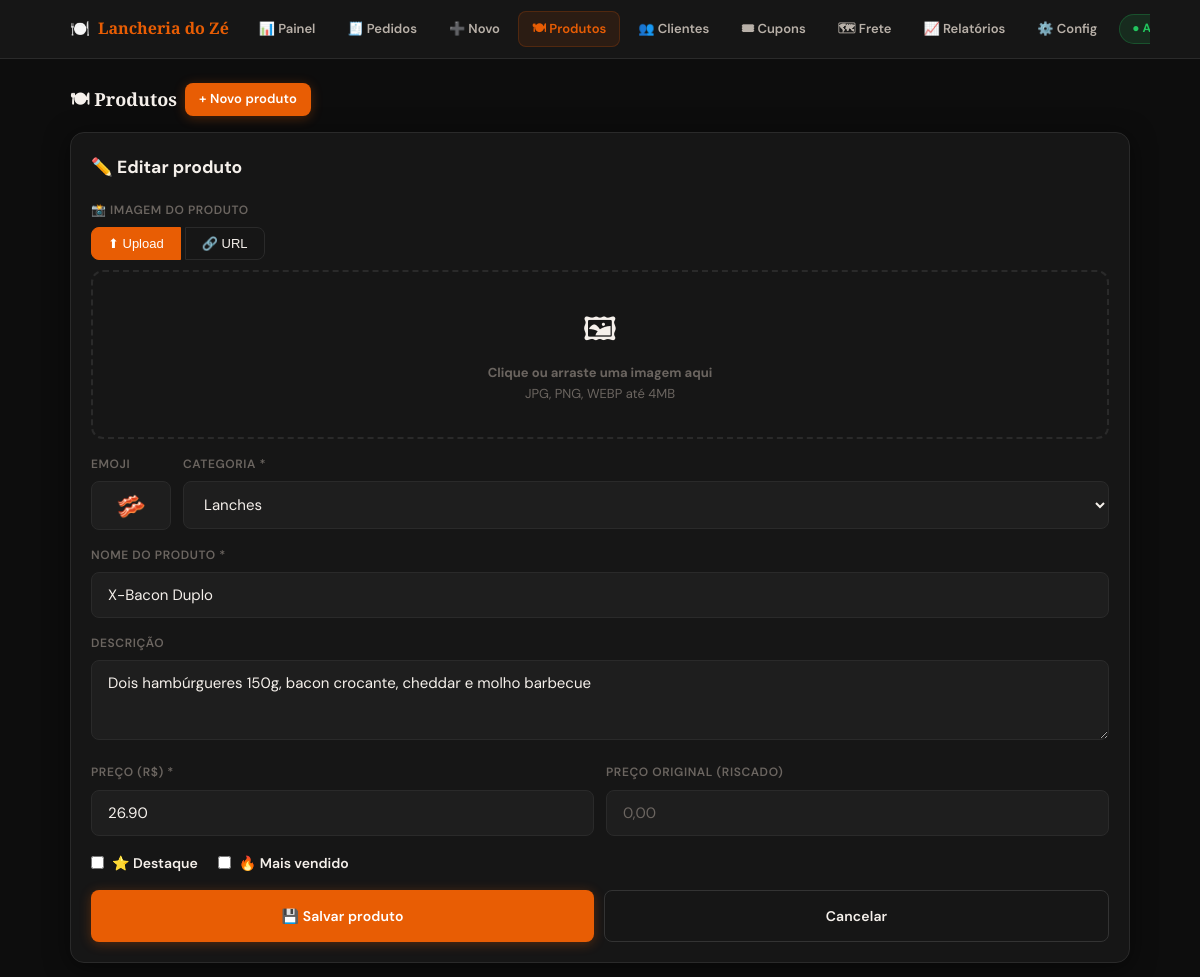
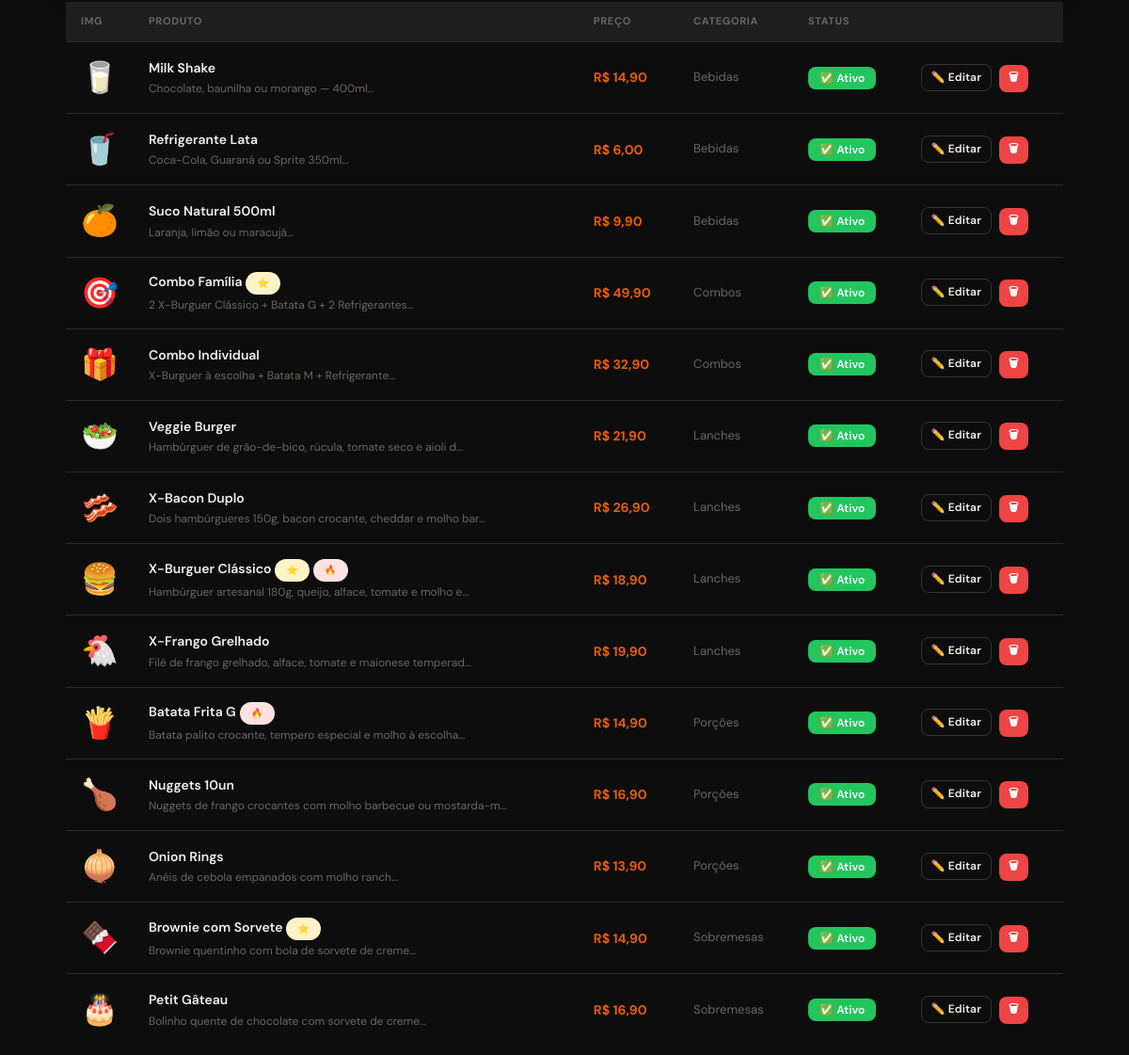
The page /admin/produtos.php?edit=2 (signed in) on the database its author committed (2 pictures, top to bottom).
### tables this page shows
CREATE TABLE IF NOT EXISTS config (
  id INT NOT NULL DEFAULT 1, nome_restaurante VARCHAR(255) NOT NULL DEFAULT 'Lancheria do Zé',
  descricao TEXT, whatsapp VARCHAR(20) NOT NULL DEFAULT '5551999999999',
  endereco VARCHAR(255), horario VARCHAR(255),
  taxa_entrega DECIMAL(10,2) NOT NULL DEFAULT 5.00, pedido_minimo DECIMAL(10,2) NOT NULL DEFAULT 20.00,
  tempo_entrega VARCHAR(100), logo_emoji VARCHAR(10) NOT NULL DEFAULT '🍔', aberto TINYINT NOT NULL DEFAULT 1,
  pix_chave VARCHAR(255), pix_tipo ENUM('cpf','cnpj','email','telefone','aleatoria') DEFAULT 'aleatoria', pix_nome VARCHAR(255),
  promo_ativa TINYINT NOT NULL DEFAULT 0, promo_titulo VARCHAR(255) DEFAULT '🔥 Promoção relâmpago!',
  promo_desconto INT NOT NULL DEFAULT 10, promo_fim DATETIME DEFAULT NULL,
  modo_pico TINYINT NOT NULL DEFAULT 0, pico_tempo VARCHAR(100) DEFAULT '60-80 min',
  loja_slug VARCHAR(100) DEFAULT 'ze-burguer', PRIMARY KEY (id)
);

CREATE TABLE IF NOT EXISTS produtos (id INT AUTO_INCREMENT PRIMARY KEY, categoria_id INT NOT NULL, nome VARCHAR(255) NOT NULL, descricao TEXT, preco DECIMAL(10,2) NOT NULL, preco_antigo DECIMAL(10,2) DEFAULT NULL, emoji VARCHAR(10), destaque TINYINT NOT NULL DEFAULT 0, mais_vendido TINYINT NOT NULL DEFAULT 0, disponivel TINYINT NOT NULL DEFAULT 1, ordem INT NOT NULL DEFAULT 0, total_vendido INT NOT NULL DEFAULT 0, FOREIGN KEY (categoria_id) REFERENCES categorias(id));

CREATE TABLE IF NOT EXISTS categorias (id INT AUTO_INCREMENT PRIMARY KEY, nome VARCHAR(100) NOT NULL, emoji VARCHAR(10), ordem INT NOT NULL DEFAULT 0, ativo TINYINT NOT NULL DEFAULT 1);

### includes/funcoes.php (called while the page is built, shortened)
<?php
function h($s){ return htmlspecialchars((string)$s, ENT_QUOTES, 'UTF-8'); }
function formatar_dinheiro($v){ return 'R$ ' . number_format($v, 2, ',', '.'); }

### admin/produtos.php (the view, shortened to what this page needs)
<?php
require_once __DIR__ . '/../config/db.php';
require_once __DIR__ . '/../includes/funcoes.php';
$produtos = $pdo->query("SELECT p.*, c.nome AS cat_nome FROM produtos p LEFT JOIN categorias c ON c.id=p.categoria_id ORDER BY c.nome, p.nome")->fetchAll();
$categorias = $pdo->query("SELECT * FROM categorias ORDER BY nome")->fetchAll();
$editId = (int)($_GET['edit'] ?? 0);
$editProd = null;
if ($editId) { foreach ($produtos as $p) { if ($p['id']==$editId) { $editProd=$p; break; } } }
?>
<!DOCTYPE html>
<html lang="pt-BR" data-theme="dark">
<head>
<link rel="stylesheet" href="../assets/css/style.css">
</head>
<body>
<?php include __DIR__ . '/nav.php'; ?>
<div class="admin-wrap">
  <div class="section-title">🍽 Produtos <a href="produtos.php?edit=0" class="btn btn-primary" style="padding:6px 14px;font-size:13px">+ Novo produto</a></div>
  <?php if (isset($_GET['edit'])): ?>
  <div class="card mb-4">
    <h3 style="margin-bottom:20px"><?= $editProd ? '✏️ Editar produto' : '➕ Novo produto' ?></h3>
    <form method="POST" enctype="multipart/form-data">
      <div class="form-group">
        <label class="form-label">📸 Imagem do produto</label>
        <div style="margin-bottom:10px">
          <button type="button" class="img-tab-btn active" id="tabUpload" onclick="switchTab('upload')">⬆ Upload</button>
          <button type="button" class="img-tab-btn" id="tabUrl" onclick="switchTab('url')">🔗 URL</button>
        </div>
        <div id="areaUpload">
          <div class="img-upload-area" id="dropArea">
            <div class="icon">🖼</div>
            <p><strong>Clique ou arraste uma imagem aqui</strong><br>JPG, PNG, WEBP até 4MB</p>
          </div>
        </div>
      </div>
      <div style="display:grid;grid-template-columns:80px 1fr;gap:12px">
        <div class="form-group">
          <label class="form-label">Emoji</label>
          <input name="emoji" class="form-control" value="<?= h($editProd['emoji'] ?? '🍔') ?>" style="font-size:24px;text-align:center;padding:8px">
        </div>
        <div class="form-group">
          <label class="form-label">Categoria *</label>
          <select name="categoria_id" class="form-control">
            <?php foreach ($categorias as $c): ?>
              <option value="<?= $c['id'] ?>" <?= ($editProd && $editProd['categoria_id']==$c['id']) ? 'selected' : '' ?>><?= h($c['nome']) ?></option>
            <?php endforeach; ?>
          </select>
        </div>
      </div>
      <div class="form-group">
        <label class="form-label">Nome do produto *</label>
        <input name="nome" class="form-control" required value="<?= h($editProd['nome'] ?? '') ?>" placeholder="Ex: X-Burguer Clássico">
      </div>
      <div class="form-group">
        <label class="form-label">Descrição</label>
        <textarea name="descricao" class="form-control" rows="2" placeholder="Ingredientes, tamanho, informações..."><?= h($editProd['descricao'] ?? '') ?></textarea>
      </div>
      <div style="display:grid;grid-template-columns:1fr 1fr;gap:12px">
        <div class="form-group">
          <label class="form-label">Preço (R$) *</label>
          <input type="number" step="0.01" name="preco" class="form-control" required value="<?= $editProd['preco'] ?? '' ?>" placeholder="0,00">
        </div>
        <div class="form-group">
          <label class="form-label">Preço original (riscado)</label>
          <input type="number" step="0.01" name="preco_original" class="form-control" value="<?= $editProd['preco_original'] ?? '' ?>" placeholder="0,00">
        </div>
      </div>
      <div style="display:flex;gap:20px;margin-bottom:16px;flex-wrap:wrap">
        <label style="display:flex;align-items:center;gap:8px;cursor:pointer;font-size:14px;font-weight:600">
          <input type="checkbox" name="destaque" value="1" <?= ($editProd['destaque'] ?? 0) ? 'checked' : '' ?>> ⭐ Destaque
        </label>
        <label style="display:flex;align-items:center;gap:8px;cursor:pointer;font-size:14px;font-weight:600">
          <input type="checkbox" name="mais_vendido" value="1" <?= ($editProd['mais_vendido'] ?? 0) ? 'checked' : '' ?>> 🔥 Mais vendido
        </label>
      </div>
      <div style="display:flex;gap:10px">
        <button type="submit" class="btn btn-primary" style="flex:1;padding:14px">💾 Salvar produto</button>
        <a href="produtos.php" class="btn btn-outline" style="flex:1;padding:14px;text-align:center">Cancelar</a>
      </div>
    </form>
  </div>
  <?php endif; ?>
  <div class="pedidos-wrap">
    <table class="pedidos-table">
      <thead><tr><th style="width:60px">Img</th><th>Produto</th><th>Preço</th><th>Categoria</th><th>Status</th><th></th></tr></thead>
      <tbody>
        <?php foreach ($produtos as $p): ?>
        <tr>
          <td>
            <?php if (!empty($p['imagem'])): ?>
              <img src="../<?= h($p['imagem']) ?>" alt="" style="width:48px;height:48px;object-fit:cover;border-radius:10px;border:1px solid var(--border)">
            <?php else: ?>
              <span style="font-size:32px;display:block;text-align:center"><?= $p['emoji'] ?? '🍽' ?></span>
            <?php endif; ?>
          </td>
          <td>
            <strong><?= h($p['nome']) ?></strong>
            <?php if ($p['destaque']): ?> <span class="badge" style="background:#fef3c7;color:#92400e;font-size:10px">⭐</span><?php endif; ?>
            <?php if ($p['mais_vendido']): ?> <span class="badge" style="background:#fee2e2;color:#991b1b;font-size:10px">🔥</span><?php endif; ?>
            <?php if ($p['descricao']): ?><div style="font-size:12px;color:var(--muted);margin-top:2px"><?= h(substr($p['descricao'],0,60)) ?>...</div><?php endif; ?>
          </td>
          <td class="text-primary fw-bold">
            <?= formatar_dinheiro((float)$p['preco']) ?>
          </td>
          <td style="font-size:13px;color:var(--muted)"><?= h($p['cat_nome'] ?? '—') ?></td>
          <td>
            <form method="POST" style="display:inline">
              <button type="submit" class="btn <?= $p['disponivel'] ? 'btn-success' : 'btn-danger' ?>" style="padding:4px 12px;font-size:12px">
                <?= $p['disponivel'] ? '✅ Ativo' : '❌ Pausado' ?>
              </button>
            </form>
          </td>
          <td style="white-space:nowrap">
            <a href="produtos.php?edit=<?= $p['id'] ?>" class="btn btn-outline" style="padding:4px 10px;font-size:12px">✏️ Editar</a>
            <form method="POST" style="display:inline;margin-left:4px" onsubmit="return confirm('Remover produto?')">
              <button type="submit" class="btn btn-danger" style="padding:4px 10px;font-size:12px">🗑</button>
            </form>
          </td>
        </tr>
        <?php endforeach; ?>
      </tbody>
    </table>
  </div>
</div>
</body></html>

### admin/nav.php (shortened to what this page needs)
<?php
$paginaAtual = basename($_SERVER['PHP_SELF']);
$config = isset($pdo) ? $pdo->query("SELECT nome_restaurante, aberto FROM config WHERE id=1")->fetch() : ['nome_restaurante'=>'Cardápio','aberto'=>1];
function navLink($href,$label,$pagina){
    $ativo = basename($href)===$pagina ? ' active' : '';
    return "<a href=\"$href\" class=\"nav-link$ativo\">$label</a>";
}
?>
<nav class="admin-nav">
  <div class="admin-nav-inner">
    <a href="dashboard.php" class="admin-nav-brand">
      🍽️ <span><?= htmlspecialchars($config['nome_restaurante'] ?: 'Cardápio') ?></span>
    </a>
    <?= navLink('dashboard.php','📊 Painel',$paginaAtual) ?>
    <?= navLink('pedidos.php','🧾 Pedidos',$paginaAtual) ?>
    <?= navLink('novo_pedido.php','➕ Novo',$paginaAtual) ?>
    <?= navLink('produtos.php','🍽 Produtos',$paginaAtual) ?>
    <?= navLink('clientes.php','👥 Clientes',$paginaAtual) ?>
    <?= navLink('cupons.php','🎟 Cupons',$paginaAtual) ?>
    <?= navLink('zonas_entrega.php','🗺 Frete',$paginaAtual) ?>
    <?= navLink('relatorios.php','📈 Relatórios',$paginaAtual) ?>
    <?= navLink('configuracoes.php','⚙️ Config',$paginaAtual) ?>
    <span class="<?= $config['aberto'] ? 'badge-aberto' : 'badge-fechado' ?>" style="flex-shrink:0">
      <?= $config['aberto'] ? '● Aberto' : '● Fechado' ?>
    </span>
  </div>
</nav>

### admin/produtos.php (style rules this page uses)
.img-upload-area { border:2px dashed var(--border); border-radius:12px; padding:32px 20px; text-align:center; cursor:pointer; transition:border-color .2s; position:relative; }
.img-upload-area .icon { font-size:32px; margin-bottom:8px; }
.img-upload-area p { font-size:13px; color:var(--muted); }
.img-tab-btn { padding:8px 16px; border:1px solid var(--border); background:none; cursor:pointer; font-size:13px; color:var(--text); }
.img-tab-btn.active { background:var(--primary); color:#fff; border-color:var(--primary); }
.img-tab-btn:first-child { border-radius:8px 0 0 8px; }
.img-tab-btn:last-child { border-radius:0 8px 8px 0; }

### rows shown on the page
config: nome_restaurante "Lancheria do Zé"
produtos: emoji "🥓", categoria_id "Lanches", nome "X-Bacon Duplo", descricao "Dois hambúrgueres 150g, bacon crocante, cheddar e molho barbecue", preco "26.90", descricao "Dois hambúrgueres 150g, bacon crocante, cheddar e molho bar", preco "R$ 26,90", categoria.nome "Lanches", disponivel "✅ Ativo"
produtos: emoji "🥛", nome "Milk Shake", descricao "Chocolate, baunilha ou morango — 400ml", preco "R$ 14,90", categoria.nome "Bebidas", disponivel "✅ Ativo"
produtos: emoji "🥤", nome "Refrigerante Lata", descricao "Coca-Cola, Guaraná ou Sprite 350ml", preco "R$ 6,00", categoria.nome "Bebidas", disponivel "✅ Ativo"
produtos: emoji "🍊", nome "Suco Natural 500ml", descricao "Laranja, limão ou maracujá", preco "R$ 9,90", categoria.nome "Bebidas", disponivel "✅ Ativo"
produtos: emoji "🎯", nome "Combo Família", descricao "2 X-Burguer Clássico + Batata G + 2 Refrigerantes", preco "R$ 49,90", categoria.nome "Combos", disponivel "✅ Ativo"
produtos: emoji "🎁", nome "Combo Individual", descricao "X-Burguer à escolha + Batata M + Refrigerante", preco "R$ 32,90", categoria.nome "Combos", disponivel "✅ Ativo"
produtos: emoji "🥗", nome "Veggie Burger", descricao "Hambúrguer de grão-de-bico, rúcula, tomate seco e aioli d", preco "R$ 21,90", categoria.nome "Lanches", disponivel "✅ Ativo"
produtos: emoji "🍔", nome "X-Burguer Clássico", descricao "Hambúrguer artesanal 180g, queijo, alface, tomate e molho e", preco "R$ 18,90", categoria.nome "Lanches", disponivel "✅ Ativo"
produtos: emoji "🐔", nome "X-Frango Grelhado", descricao "Filé de frango grelhado, alface, tomate e maionese temperad", preco "R$ 19,90", categoria.nome "Lanches", disponivel "✅ Ativo"
produtos: emoji "🍟", nome "Batata Frita G", descricao "Batata palito crocante, tempero especial e molho à escolha", preco "R$ 14,90", categoria.nome "Porções", disponivel "✅ Ativo"
produtos: emoji "🍗", nome "Nuggets 10un", descricao "Nuggets de frango crocantes com molho barbecue ou mostarda-m", preco "R$ 16,90", categoria.nome "Porções", disponivel "✅ Ativo"
produtos: emoji "🧅", nome "Onion Rings", descricao "Anéis de cebola empanados com molho ranch", preco "R$ 13,90", categoria.nome "Porções", disponivel "✅ Ativo"
produtos: emoji "🍫", nome "Brownie com Sorvete", descricao "Brownie quentinho com bola de sorvete de creme", preco "R$ 14,90", categoria.nome "Sobremesas", disponivel "✅ Ativo"
produtos: emoji "🎂", nome "Petit Gâteau", descricao "Bolinho quente de chocolate com sorvete de creme", preco "R$ 16,90", categoria.nome "Sobremesas", disponivel "✅ Ativo"

### other values the page prints
$label "📊 Painel 🧾 Pedidos ➕ Novo 🍽 Produtos 👥 Clientes 🎟 Cupons 🗺 Frete 📈 Relatórios ⚙️ Config"
